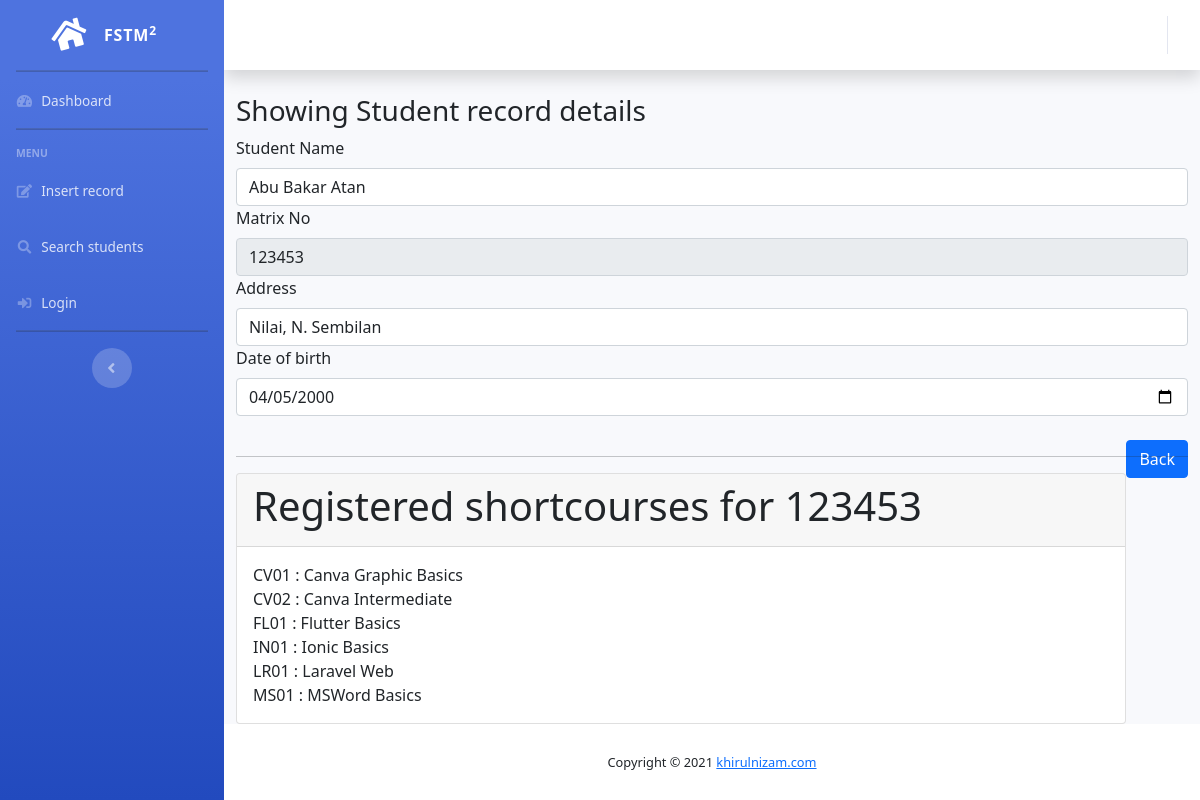
The app's page /formshow.php?x=3 with its own data.
### tables this page shows
CREATE TABLE IF NOT EXISTS `students` (
  `id` int(11) unsigned NOT NULL AUTO_INCREMENT,
  `matrixno` varchar(10) NOT NULL,
  `name` varchar(50) DEFAULT NULL,
  `address` blob,
  `dob` date DEFAULT NULL,
  `programcode` varchar(6) DEFAULT NULL,
  `rshortcourses` varchar(255) DEFAULT NULL,
  `codefaculty` varchar(50) DEFAULT NULL,
  PRIMARY KEY (`matrixno`),
  KEY `id` (`id`)
);

CREATE TABLE IF NOT EXISTS `shortcourses` (
  `id` int(11) NOT NULL AUTO_INCREMENT,
  `sccode` varchar(10) NOT NULL,
  `sctitle` varchar(100) DEFAULT NULL,
  `scdesc` varchar(200) DEFAULT NULL,
  `sctrainer` varchar(100) DEFAULT NULL,
  `scdate` date DEFAULT NULL,
  `sctime` time DEFAULT NULL,
  PRIMARY KEY (`sccode`),
  KEY `id` (`id`)
);

### displayregshortcourses.php (the view, shortened to what this page needs)
<?php
$sqlreg="SELECT
students.name AS name,
students.matrixno AS matrixno,
shortcourses.sccode AS sccode, sctitle
FROM
students, students_register_scourses, shortcourses
WHERE
students.matrixno='$matrixno'
AND
students.matrixno = students_register_scourses.matrixno
AND
students_register_scourses.sccode = shortcourses.sccode";
$rsreg=mysqli_query($conn, $sqlreg);
?>
<div class="card">
    <div class="card-header">
        <h1> Registered shortcourses for
        <?php echo $matrixno ?></h1>
    </div>
    <div class="card-body">
        <?php
        if(mysqli_num_rows($rsreg)==0){
            echo "Student has not registered any shortcourses,
            <a href='form-students-register-scourses.php?matrixno=$matrixno'>
            REGISTER SHORTCOURSES HERE</a>";
        }
        else{
            while($recreg=mysqli_fetch_assoc($rsreg)){
                $sccode=$recreg['sccode'];
                $sctitle=$recreg['sctitle'];
                echo "$sccode : $sctitle <br>";
            }
        }
       ?>
    </div>
</div>

### formshow.php
<?php
include "include/header.template.php";
include "include/dbconnect.php";
$x=$_GET['x'];
$sql="SELECT * FROM students
	WHERE id='$x' ";
$result=mysqli_query($conn,$sql);
if(mysqli_num_rows($result)==0){
	echo "<div class='alert alert-warning'>";
	echo " No with id:$x record found</div>";
	$name="";
	$matrixno="";
	$address="";
	$dob="";
}
else{
	$record=mysqli_fetch_assoc($result);
	$name=$record['name'];
	$matrixno=$record['matrixno'];
	$address=$record['address'];
	$dob=$record['dob'];
}
?>
<h3>Showing Student record details</h3>
<form>
	<label for="name">Student Name</label>
	<input type="text" name="name" class="form-control"
		value="<?php echo $name; ?>">
	<label for="matrixno">Matrix No</label>
	<input type="text" name="matrixno" class="form-control"
	readonly
	value="<?php echo $matrixno; ?>">
	<label for="address">Address</label>
	<input type="text" name="address" class="form-control"
		value="<?php echo $address; ?>">
	<label for="dob">Date of birth</label>
	<input type="date" name="dob" class="form-control"
		value="<?php echo $dob; ?>"><br>
	<div class="float-right">
		<button type="button" class ="btn btn-primary"
		onclick="window.history.back();">
		Back</button>
	</div>
</form>
<hr>
<?php
include "displayregshortcourses.php";
include "include/footer.template.php";
?>

### records on screen
students: name "Abu Bakar Atan", matrixno "123453", address "Nilai, N. Sembilan", dob "04/05/2000", shortcourses.sccode "CV01", shortcourses.sctitle "Canva Graphic Basics", shortcourses.sccode "CV02", shortcourses.sctitle "Canva Intermediate", shortcourses.sccode "FL01", shortcourses.sctitle "Flutter Basics", shortcourses.sccode "IN01", shortcourses.sctitle "Ionic Basics", shortcourses.sccode "LR01", shortcourses.sctitle "Laravel Web", shortcourses.sccode "MS01", shortcourses.sctitle "MSWord Basics"

### other values on screen
date ("Y") "2021"
